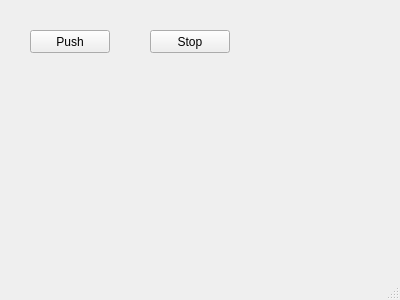
<?xml version="1.0" encoding="UTF-8"?>
<ui version="4.0">
 <class>MainWindow</class>
 <widget class="QMainWindow" name="MainWindow">
  <property name="geometry">
   <rect>
    <x>0</x>
    <y>0</y>
    <width>400</width>
    <height>300</height>
   </rect>
  </property>
  <property name="windowTitle">
   <string>MainWindow</string>
  </property>
  <widget class="QWidget" name="centralWidget">
   <widget class="QPushButton" name="push">
    <property name="geometry">
     <rect>
      <x>30</x>
      <y>30</y>
      <width>80</width>
      <height>23</height>
     </rect>
    </property>
    <property name="text">
     <string>Push</string>
    </property>
   </widget>
   <widget class="QPushButton" name="stop">
    <property name="geometry">
     <rect>
      <x>150</x>
      <y>30</y>
      <width>80</width>
      <height>23</height>
     </rect>
    </property>
    <property name="text">
     <string>Stop</string>
    </property>
   </widget>
  </widget>
  <widget class="QStatusBar" name="statusBar"/>
 </widget>
 <layoutdefault spacing="6" margin="11"/>
 <resources/>
 <connections/>
</ui>
